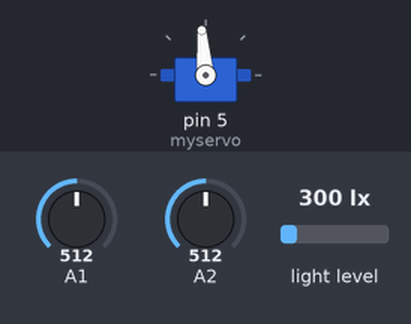
This sketch was run on a simulated Arduino Uno, built with avr-gcc and run on an emulated ATmega328P. Shown: servo. The inputs (shaded band) are chosen by the test bench; at power-on: A1 = 512, A2 = 512, light level 300 lx. No radio packets arrive unless stated; what the sketch prints to the serial monitor is not drawn.

Above: at 2.9 s.
3.0 s: A1 set to 538
At 3.63 s:
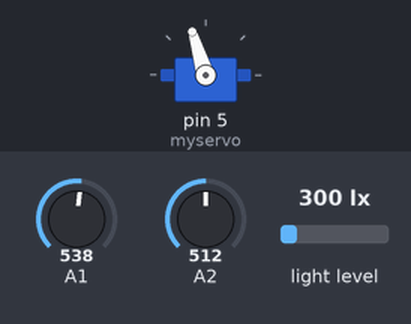
6.0 s: A1 set to 512
7.5 s: A1 set to 480
At 7.68 s:
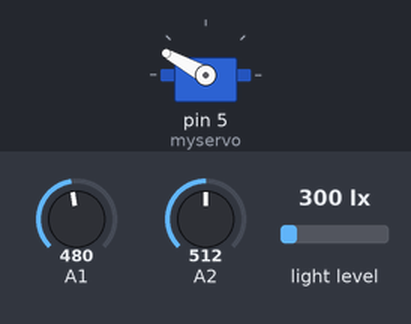
10.5 s: A1 set to 511
At 10.5 s:
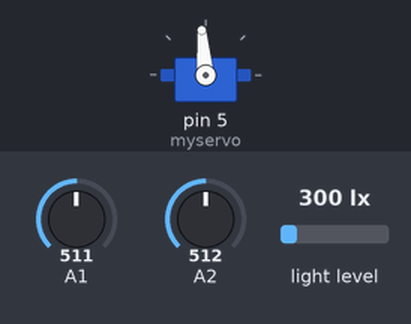
12.0 s: A2 set to 547
At 15.7 s:
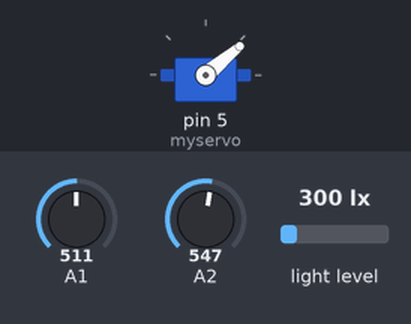
Timing chart, 0 to 16.0 s (numbered marks = the images above; inputs shaded):
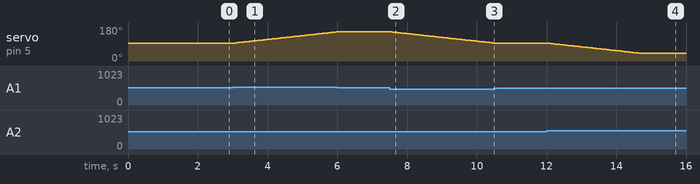

The sketch:

Node_2.ino
```cpp
/*
  Example of BH1750 library usage. This example initialises the BH1750 object using the default high resolution continuous mode and then makes a light level reading every second.
*/
#include <SoftwareSerial.h>
#include <Wire.h>
#include <BH1750.h>
#include <SPI.h>
#include <LoRa.h>
#include <Servo.h>

#define tolerance 18

Servo myservo;
BH1750 lightMeter;

/*START Variables to control servo*/
unsigned int temp1, temp2;

signed int temp3;

unsigned long startMillis = 0;
const long interval = 10;

unsigned long startMillis1 = 0;
const long interval1 = 1000;

int servo_pos;
/*END Variables to control servo*/

/*START Variables to read soil's pH sensor*/

const byte ph[] = {0x01, 0x03, 0x00, 0x00, 0x00, 0x01, 0x84, 0x0A};
byte values[11];
float soil_ph = 0;
unsigned long phMillis = 0;

/*END Variables to read soil's pH sensor*/

/*START Variables to read BH1750 sensor*/

float lux = 0.0;
unsigned long bhMillis = 0;

/*END Variables to read BH1750 sensor*/

/*START Variables to control Lora Module*/

unsigned long recMillis = 0;
String inString = "";
bool temp = 0;
unsigned long startMillis_clearString = 0;
const long clearString_interval = 500;

/*END Variables to control Lora Module*/

void setup()
{
    //Init UART with baudrate 4800 to read value from pH sensor
    Serial.begin(4800);

    //Init Lora Module
    while (!LoRa.begin(433E6))
    {
        delay(500);
    }

    // Initialize the I2C bus (BH1750 library doesn't do this automatically)
    Wire.begin();
    lightMeter.begin();


    /*START Servo Setup*/
    delay(250);
    myservo.attach(5);
    myservo.write(95);
    delay(1000);

    temp1 = analogRead(A1);
    delayMicroseconds(250);
    temp2 = analogRead(A2);
    delayMicroseconds(250);
    temp3 = temp2 - temp1;
    Serial.println(temp3);

    //sun 180 degree (Sunrise)
    if (temp3 <= -900)
    {
        servo_pos = 155;
        myservo.write(servo_pos);
        delay(500);
    }

    //between Sunrise and Noon
    if (temp3 >= -900 && temp3 <= -20)
    {
        servo_pos = 130;
        myservo.write(servo_pos);
        delay(500);
    }

    //sun 90 degree (Noon)
    if (temp3 >= -20 && temp3 <= 20)
    {
        servo_pos = 95;
        myservo.write(servo_pos);
        delay(500);
    }

    //between Noon and Susnet
    if (temp3 >= 20 && temp3 <= 900)
    {
        servo_pos = 60;
        myservo.write(servo_pos);
        delay(500);
    }

    //sun 0 degree (Sunset)
    if (temp3 >= 900)
    {
        servo_pos = 40;
        myservo.write(servo_pos);
        delay(500);
    }

    /*END Servo Setup*/
}

void loop()
{
    unsigned long currentMillis = millis();

    /*START Reading lx value*/
    if (currentMillis - bhMillis >= 100)
    {
        bhMillis = currentMillis;
        lux = lightMeter.readLightLevel();

        /*START Debugging Session*/

        // Serial.print("Light: ");
        // Serial.print(lux);
        // Serial.println(" lx");

        /*END Debugging Session*/
    }
    /*END Reading lx value*/

    /*START Reading pH Value*/
    if (currentMillis - phMillis >= 200)
    {
        phMillis = currentMillis;
        byte val;
        if (Serial.write(ph, sizeof(ph)) == 8)
        {
            for (byte i = 0; i < 11; i++)
            {
                values[i] = Serial.read();
            }
        }
        soil_ph = float(values[4]) / 10;

        /*START Debugging Session*/
        // Serial.print("Soil Ph: ");
        // Serial.println(soil_ph, 1);
        /*END Debugging Session*/
    }
    /*END Reading pH Value*/

    /*START Control Lora Module*/
    if (currentMillis - recMillis >= 100)
    {
        recMillis = currentMillis;
        int packetSize = LoRa.parsePacket();
        if (packetSize)
        {

            while (LoRa.available())
            {
                int inChar = LoRa.read();
                inString += (char)inChar;
            }
            if (inString == "2")
            {
                temp = 1;
            }

            inString = "";
        }
    }

    if (temp == 1)
    {
        // Serial.println("Checked");
        LoRa.beginPacket();
        LoRa.print(lux, 1);
        LoRa.print(",");
        LoRa.print(soil_ph, 1);
        // LoRa.print("7.0");
        LoRa.endPacket();

        if (currentMillis - startMillis_clearString >= clearString_interval)
        {
            startMillis_clearString = currentMillis;
            temp = 0;
        }
    }
    /*END Control Lora Module*/

    /*START Control Servo*/

    if (currentMillis - startMillis >= 50)
    {
        startMillis = currentMillis;
        temp1 = analogRead(A1);
        delayMicroseconds(250);
        temp2 = analogRead(A2);
        delayMicroseconds(250);
        temp3 = temp2 - temp1;
        // Serial.println(temp3);
    }

    if (currentMillis - startMillis1 >= 50)
    {
        startMillis1 = currentMillis;
        int tempx = temp3;
        if (tempx < -tolerance)
        {
            if (servo_pos < 155)
            {
                myservo.write(servo_pos);
                servo_pos++;
            }
        }
        if (tempx > tolerance)
        {
            if (servo_pos > 40)
            {
                servo_pos--;
                myservo.write(servo_pos);
            }
        }
    }

    /*END Control Servo*/
}
```

Measured:
- the behaviour switches between 530 and 531 on A1 (found by bisection; images 0 and 1)
- the behaviour switches between 494 and 493 on A1 (found by bisection; images 1 and 2)
- the behaviour switches between 529 and 530 on A2 (found by bisection; images 3 and 4)
- after the input at 3.0 s, servo on pin 5 (myservo): moves from 95° to 154° over 2.9 s, starting after 0.07 s
- after the input at 6.0 s, every drawn part: stays the same
- after the input at 7.5 s, servo on pin 5 (myservo): moves from 154° to 95° over 2.9 s, starting after 0.07 s
- after the input at 10.5 s, servo on pin 5 (myservo): stays 95° (without the input it goes to 94° after 0.03 s)
- after the input at 12.0 s, servo on pin 5 (myservo): moves from 95° to 40° over 2.7 s, starting at once
